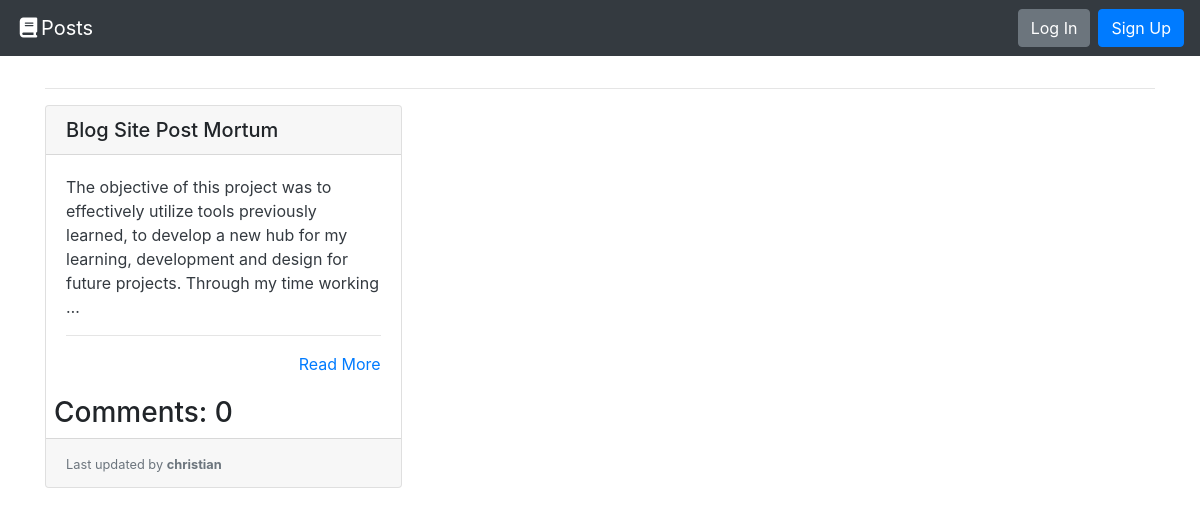
Before: / with the older database file.
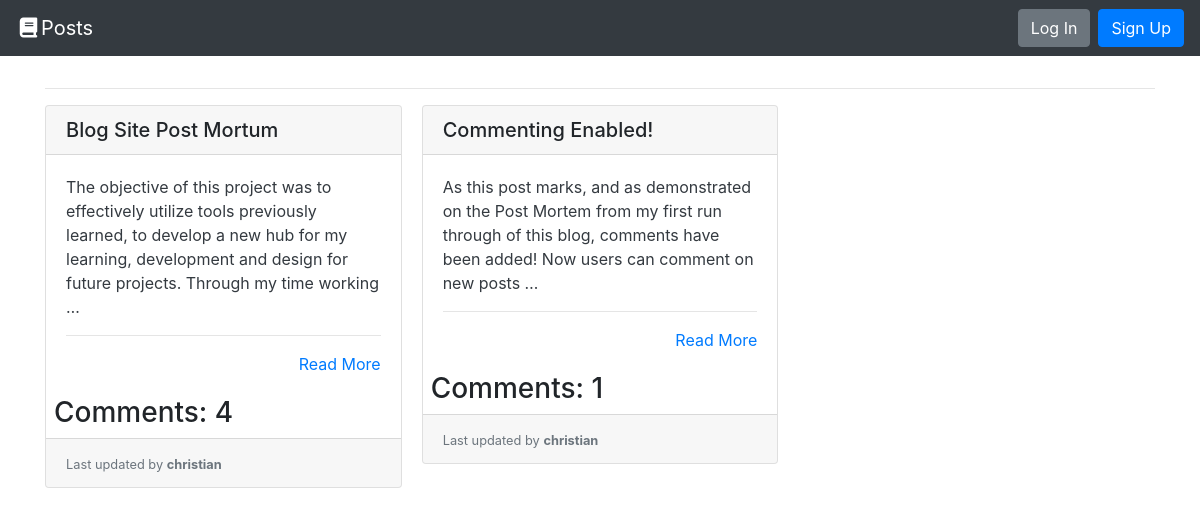
After: the same page with the newer database file.
### posts/models.py (models this page shows, shortened)
class Post(models.Model):
    title = models.CharField(max_length=200)
    post = models.CharField(max_length=1600)
    image = models.ImageField(upload_to='posts', default='blog_images')
    author = models.ForeignKey(User, on_delete=models.CASCADE, null=True)

### posts/views.py (the view)
# urls.py: path('', views.PostListView.as_view(), name='posts-list-page'),
class PostListView(ListView):
    model = Post
    def get(self, request):
        posts = self.get_queryset().all()
        return render(request, 'list.html', {
          'posts': posts
        })

### posts/templates/list.html
{% extends "base.html" %}
{% block content %}
  <hr>
  {% if posts %}
    <div class="card-columns">
      {% for post in posts %}
        {% include "partials/card.html" %}
      {% endfor %}
    </div>
  {% else %}
    <div class="alert alert-primary" role="alert">No posts to display.</div>
  {% endif %}
{% endblock %}

### posts/templates/partials/card.html
<div class="card mb-3">
    <h5 class="card-header ">{{ post.title }}</h5>
    <div class="card-body border-dark">
      <p class="card-text text-dark">
        {{ post.post|truncatewords_html:30 }}
        <hr>
        <div class="text-right"><a href="{% url 'posts-details-page' post.id %}" title="Read More">Read More</a></div>
    </div>
    <div>
      <h3 class="ml-2">
        Comments: {{ post.comments.count }}
      </h3>
    </div>
    <div class="card-footer">
      <small class="text-muted">Last updated {{ page.modified|date:"SHORT_DATETIME_FORMAT" }} by <b>{{ post.author.username }}</b></small>
    </div>
  </div>

Changed rows visible on the page:
computed for Post "Blog Site Post Mortum": comments.count "0" → "4"
added Post: title "Commenting Enabled!", post "As this post marks, and as demonstrated on the Post Mortem from my first run through of this blog, comments have been added! Now users can comment on new posts …", comments.count "1", author.username "christian"
